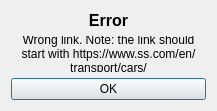
<?xml version="1.0" encoding="UTF-8"?>
<ui version="4.0">
 <class>Error</class>
 <widget class="QDialog" name="Error">
  <property name="geometry">
   <rect>
    <x>0</x>
    <y>0</y>
    <width>217</width>
    <height>111</height>
   </rect>
  </property>
  <property name="windowTitle">
   <string>Dialog</string>
  </property>
  <property name="autoFillBackground">
   <bool>false</bool>
  </property>
  <property name="sizeGripEnabled">
   <bool>false</bool>
  </property>
  <property name="modal">
   <bool>false</bool>
  </property>
  <layout class="QGridLayout" name="gridLayout">
   <item row="0" column="0">
    <widget class="QLabel" name="label">
     <property name="font">
      <font>
       <pointsize>12</pointsize>
       <weight>75</weight>
       <bold>true</bold>
       <kerning>true</kerning>
      </font>
     </property>
     <property name="text">
      <string>Error</string>
     </property>
     <property name="alignment">
      <set>Qt::AlignCenter</set>
     </property>
    </widget>
   </item>
   <item row="1" column="0">
    <widget class="QLabel" name="label_15">
     <property name="text">
      <string>Wrong link. Note: the link should start with https://www.ss.com/en/transport/cars/</string>
     </property>
     <property name="textFormat">
      <enum>Qt::AutoText</enum>
     </property>
     <property name="scaledContents">
      <bool>false</bool>
     </property>
     <property name="alignment">
      <set>Qt::AlignCenter</set>
     </property>
     <property name="wordWrap">
      <bool>true</bool>
     </property>
    </widget>
   </item>
   <item row="2" column="0">
    <widget class="QPushButton" name="ok_button">
     <property name="text">
      <string>OK</string>
     </property>
    </widget>
   </item>
  </layout>
 </widget>
 <resources/>
 <connections/>
</ui>
